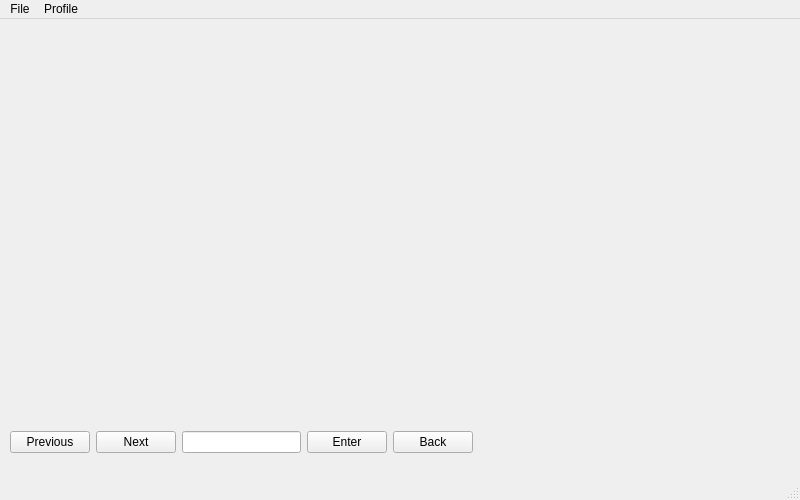
<?xml version="1.0" encoding="UTF-8"?>
<ui version="4.0">
 <class>inspection_window</class>
 <widget class="QMainWindow" name="inspection_window">
  <property name="geometry">
   <rect>
    <x>0</x>
    <y>0</y>
    <width>800</width>
    <height>500</height>
   </rect>
  </property>
  <property name="windowTitle">
   <string>Inpection Window - SPARK DNA</string>
  </property>
  <property name="windowIcon">
   <iconset>
    <normaloff>spark-drives.png</normaloff>spark-drives.png</iconset>
  </property>
  <widget class="QWidget" name="centralwidget">
   <widget class="QLabel" name="label">
    <property name="geometry">
     <rect>
      <x>10</x>
      <y>10</y>
      <width>581</width>
      <height>371</height>
     </rect>
    </property>
    <property name="text">
     <string/>
    </property>
    <property name="scaledContents">
     <bool>true</bool>
    </property>
   </widget>
   <widget class="QWidget" name="layoutWidget">
    <property name="geometry">
     <rect>
      <x>10</x>
      <y>410</y>
      <width>463</width>
      <height>27</height>
     </rect>
    </property>
    <layout class="QHBoxLayout" name="horizontalLayout_3">
     <item>
      <layout class="QHBoxLayout" name="horizontalLayout">
       <item>
        <widget class="QPushButton" name="previous_button">
         <property name="text">
          <string>Previous</string>
         </property>
         <property name="shortcut">
          <string>Left</string>
         </property>
        </widget>
       </item>
       <item>
        <widget class="QPushButton" name="next_button">
         <property name="text">
          <string>Next</string>
         </property>
         <property name="shortcut">
          <string>Right</string>
         </property>
        </widget>
       </item>
      </layout>
     </item>
     <item>
      <layout class="QHBoxLayout" name="horizontalLayout_2">
       <item>
        <widget class="QLineEdit" name="line_input"/>
       </item>
       <item>
        <widget class="QPushButton" name="enter_button">
         <property name="text">
          <string>Enter</string>
         </property>
         <property name="shortcut">
          <string>Return</string>
         </property>
        </widget>
       </item>
       <item>
        <widget class="QPushButton" name="back_button">
         <property name="text">
          <string>Back</string>
         </property>
         <property name="shortcut">
          <string>B</string>
         </property>
        </widget>
       </item>
      </layout>
     </item>
    </layout>
   </widget>
   <widget class="QWidget" name="verticalLayoutWidget">
    <property name="geometry">
     <rect>
      <x>600</x>
      <y>0</y>
      <width>191</width>
      <height>381</height>
     </rect>
    </property>
    <layout class="QVBoxLayout" name="verticalLayout"/>
   </widget>
  </widget>
  <widget class="QMenuBar" name="menubar">
   <property name="geometry">
    <rect>
     <x>0</x>
     <y>0</y>
     <width>800</width>
     <height>21</height>
    </rect>
   </property>
   <widget class="QMenu" name="menuFile">
    <property name="title">
     <string>File</string>
    </property>
    <addaction name="actionExit"/>
   </widget>
   <widget class="QMenu" name="menuProfile">
    <property name="title">
     <string>Profile</string>
    </property>
    <addaction name="actionAdmin_Login"/>
    <addaction name="actionLogout"/>
   </widget>
   <addaction name="menuFile"/>
   <addaction name="menuProfile"/>
  </widget>
  <widget class="QStatusBar" name="statusbar"/>
  <action name="actionExit">
   <property name="text">
    <string>Exit</string>
   </property>
  </action>
  <action name="actionAdmin_Login">
   <property name="text">
    <string>Admin Login</string>
   </property>
  </action>
  <action name="actionLogout">
   <property name="text">
    <string>Logout</string>
   </property>
  </action>
 </widget>
 <resources/>
 <connections/>
</ui>
